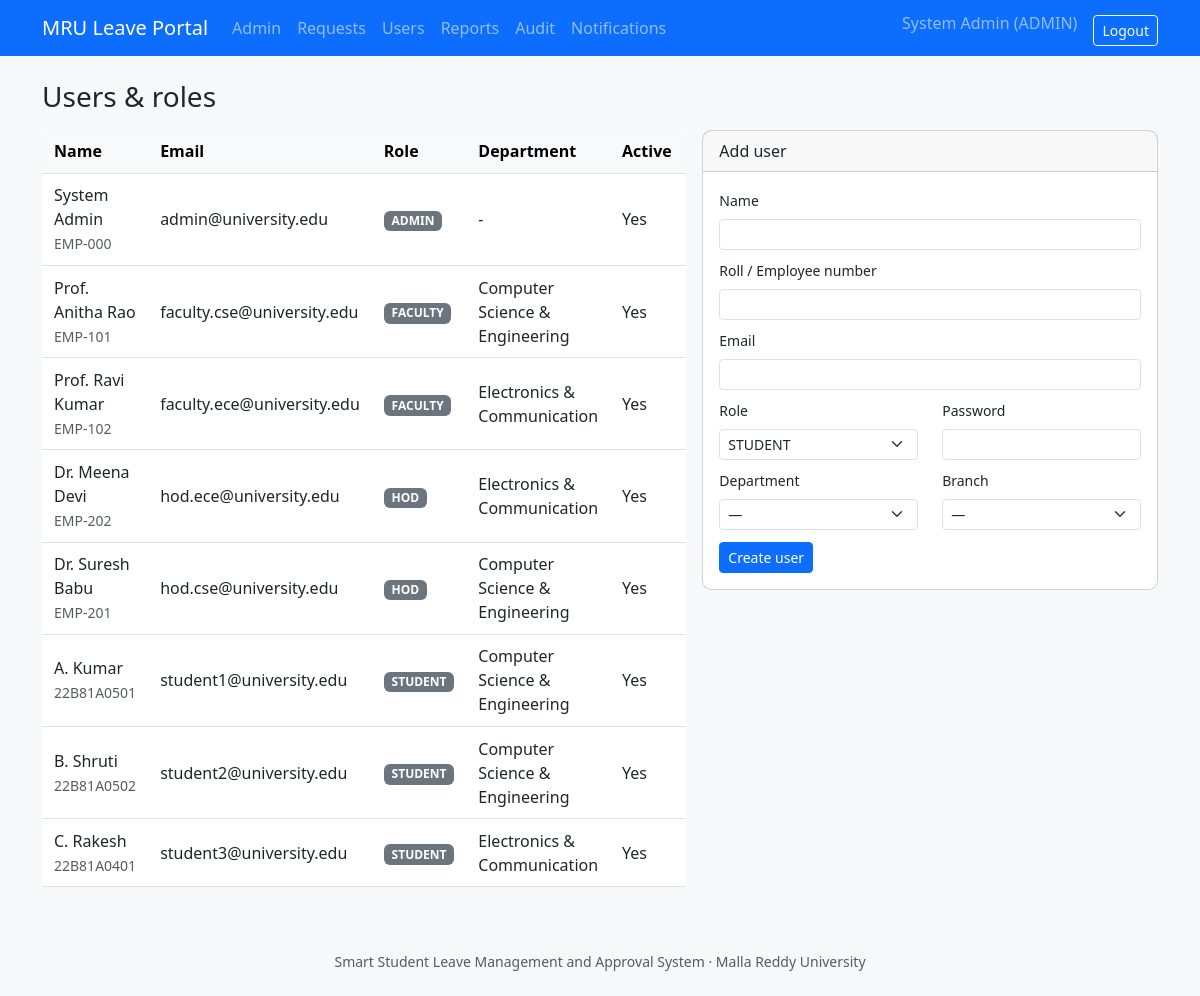
/admin/users (signed in), run on an earlier commit of the app's database.
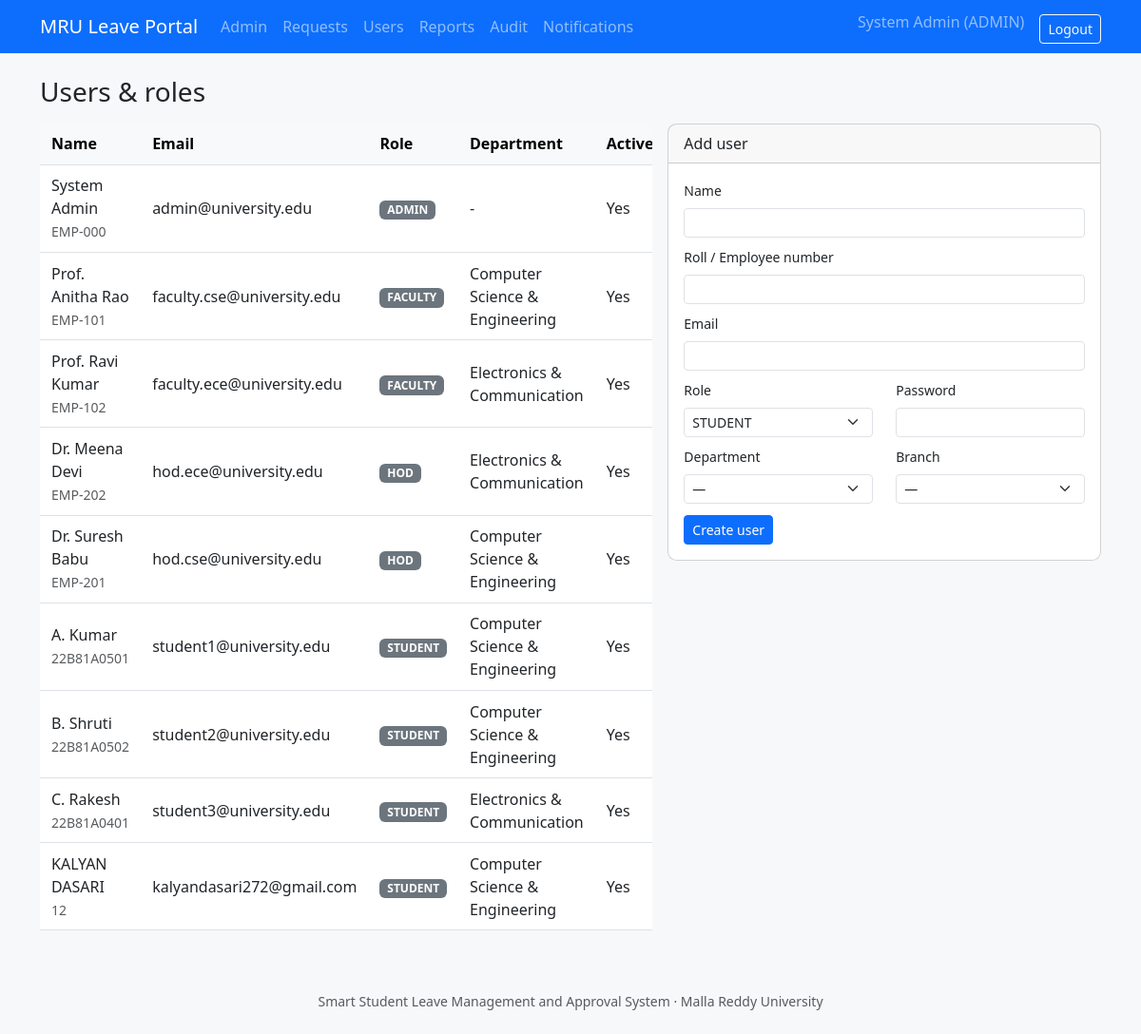
And on a later commit of the database.
### tables this page shows
CREATE TABLE users (
    id INTEGER PRIMARY KEY AUTOINCREMENT,
    name TEXT NOT NULL,
    roll_no TEXT,
    email TEXT NOT NULL COLLATE NOCASE UNIQUE,
    password_hash TEXT NOT NULL,
    role TEXT NOT NULL CHECK (role IN ('student', 'faculty', 'hod', 'admin')),
    department_id INTEGER REFERENCES departments(id),
    branch_id INTEGER REFERENCES branches(id),
    active INTEGER NOT NULL DEFAULT 1,
    created_at TEXT NOT NULL
);

CREATE TABLE departments (
    id INTEGER PRIMARY KEY AUTOINCREMENT,
    name TEXT NOT NULL,
    code TEXT NOT NULL UNIQUE,
    active INTEGER NOT NULL DEFAULT 1
);

### leave_management/admin_views.py (the view, shortened to what this page needs)
@bp.route("/users", methods=["GET", "POST"])
@roles_required("admin")
def users():
    rows = query(
        """SELECT u.*, d.name AS department_name, b.name AS branch_name
           FROM users u
           LEFT JOIN departments d ON d.id = u.department_id
           LEFT JOIN branches b ON b.id = u.branch_id
           ORDER BY u.active DESC, u.role, u.name"""
    )
    departments = query("SELECT * FROM departments WHERE active = 1 ORDER BY name")
    branches = query("SELECT * FROM branches WHERE active = 1 ORDER BY name")
    return render_template("admin/users.html", users=rows, departments=departments, branches=branches)

### leave_management/db.py (called while the page is built)
def get_db() -> sqlite3.Connection:
    if "db" not in g:
        g.db = sqlite3.connect(current_app.config["DATABASE"])
        g.db.row_factory = sqlite3.Row
        g.db.execute("PRAGMA foreign_keys = ON")
    return g.db

def query(sql: str, args=(), one: bool = False):
    cur = get_db().execute(sql, args)
    rows = cur.fetchall()
    cur.close()
    if one:
        return rows[0] if rows else None
    return rows

### leave_management/notify.py (called while the page is built)
def unread_count(user_id) -> int:
    row = query(
        "SELECT COUNT(*) AS n FROM notifications WHERE recipient_id = ? AND is_read = 0 AND channel = 'in_app'",
        (user_id,),
        one=True,
    )
    return row["n"] if row else 0

### leave_management/security.py (called while the page is built)
def load_user():
    user_id = session.get("user_id")
    g.user = None
    if user_id:
        g.user = query(
            """SELECT u.*, d.name AS department_name, b.name AS branch_name
               FROM users u
               LEFT JOIN departments d ON d.id = u.department_id
               LEFT JOIN branches b ON b.id = u.branch_id
               WHERE u.id = ? AND u.active = 1""",
            (user_id,),
            one=True,
        )
        if g.user is None:
            session.pop("user_id", None)

### templates/admin/users.html (shortened to what this page needs)
{% extends "base.html" %}
{% block content %}
<h3 class="mb-3">Users &amp; roles</h3>
<div class="row g-3">
  <div class="col-lg-7">
    <div class="table-responsive">
      <table class="table table-hover align-middle">
        <thead class="table-light">
          <tr><th>Name</th><th>Email</th><th>Role</th><th>Department</th><th>Active</th><th></th></tr>
        </thead>
        <tbody>
          {% for u in users %}
          <tr class="{{ '' if u.active else 'table-secondary' }}">
            <td>{{ u.name }}<br><small class="text-muted">{{ u.roll_no }}</small></td>
            <td>{{ u.email }}</td>
            <td><span class="badge bg-secondary">{{ u.role|upper }}</span></td>
            <td>{{ u.department_name or '-' }}</td>
            <td>{{ 'Yes' if u.active else 'No' }}</td>
            <td class="text-end">
            </td>
          </tr>
          {% endfor %}
        </tbody>
      </table>
    </div>
  </div>
  <div class="col-lg-5">
    <div class="card">
      <div class="card-header">Add user</div>
      <div class="card-body">
        <form method="post">
          <div class="mb-2">
            <label class="form-label small">Name</label>
            <input class="form-control form-control-sm" name="name" required minlength="3">
          </div>
          <div class="mb-2">
            <label class="form-label small">Roll / Employee number</label>
            <input class="form-control form-control-sm" name="roll_no">
          </div>
          <div class="mb-2">
            <label class="form-label small">Email</label>
            <input type="email" class="form-control form-control-sm" name="email" required>
          </div>
          <div class="row">
            <div class="col-6 mb-2">
              <label class="form-label small">Role</label>
              <select class="form-select form-select-sm" name="role">
                {% for r in ['student', 'faculty', 'hod', 'admin'] %}
                <option value="{{ r }}">{{ r|upper }}</option>
                {% endfor %}
              </select>
            </div>
            <div class="col-6 mb-2">
              <label class="form-label small">Password</label>
              <input type="password" class="form-control form-control-sm" name="password" required minlength="8">
            </div>
          </div>
          <div class="row">
            <div class="col-6 mb-2">
              <label class="form-label small">Department</label>
              <select class="form-select form-select-sm" name="department_id">
                <option value="">—</option>
              </select>
            </div>
            <div class="col-6 mb-2">
              <label class="form-label small">Branch</label>
              <select class="form-select form-select-sm" name="branch_id">
                <option value="">—</option>
              </select>
            </div>
          </div>
          <button class="btn btn-primary btn-sm mt-1">Create user</button>
        </form>
      </div>
    </div>
  </div>
</div>
{% endblock %}

### templates/base.html (shortened to what this page needs)
<!DOCTYPE html>
<html lang="en">
<head>
  <link href="https://cdn.jsdelivr.net/npm/bootstrap@5.3.0/dist/css/bootstrap.min.css" rel="stylesheet">
  <link href="{{ url_for('static', filename='styles.css') }}" rel="stylesheet">
</head>
<body>
<nav class="navbar navbar-expand-lg navbar-dark bg-primary no-print">
  <div class="container">
    <a class="navbar-brand" href="{{ url_for('main.dashboard') }}">MRU Leave Portal</a>
    <div class="collapse navbar-collapse" id="nav">
      <ul class="navbar-nav me-auto">
        {% if current_user %}
          {% if current_user.role == 'student' %}
            <li class="nav-item"><a class="nav-link" href="{{ url_for('student.dashboard') }}">Dashboard</a></li>
            <li class="nav-item"><a class="nav-link" href="{{ url_for('student.new_request') }}">Apply for Leave</a></li>
            <li class="nav-item"><a class="nav-link" href="{{ url_for('student.balances') }}">Leave Balance</a></li>
          {% elif current_user.role in ('faculty', 'hod') %}
            <li class="nav-item"><a class="nav-link" href="{{ url_for('review.dashboard') }}">Review Queue</a></li>
          {% elif current_user.role == 'admin' %}
            <li class="nav-item"><a class="nav-link" href="{{ url_for('admin.dashboard') }}">Admin</a></li>
            <li class="nav-item"><a class="nav-link" href="{{ url_for('review.dashboard') }}">Requests</a></li>
            <li class="nav-item"><a class="nav-link" href="{{ url_for('admin.users') }}">Users</a></li>
            <li class="nav-item"><a class="nav-link" href="{{ url_for('admin.reports') }}">Reports</a></li>
            <li class="nav-item"><a class="nav-link" href="{{ url_for('admin.audit_logs') }}">Audit</a></li>
          {% endif %}
          <li class="nav-item">
            <a class="nav-link" href="{{ url_for('main.notifications') }}">
              Notifications
            </a>
          </li>
        {% endif %}
      </ul>
      <ul class="navbar-nav">
        {% if current_user %}
          <li class="nav-item"><span class="navbar-text me-3">{{ current_user.name }} ({{ current_user.role|upper }})</span></li>
          <li class="nav-item">
            <form method="post" action="{{ url_for('auth.logout') }}" class="d-inline">
              <button class="btn btn-outline-light btn-sm mt-1">Logout</button>
            </form>
          </li>
        {% else %}
          <li class="nav-item"><a class="nav-link" href="{{ url_for('auth.login') }}">Login</a></li>
          <li class="nav-item"><a class="nav-link" href="{{ url_for('auth.register') }}">Register</a></li>
        {% endif %}
      </ul>
    </div>
  </div>
</nav>
<main class="container py-4">
  {% block content %}{% endblock %}
</main>
<footer class="text-center text-muted small py-4 no-print">
  Smart Student Leave Management and Approval System &middot; Malla Reddy University
</footer>
</body>
</html>

What changed in the data, as far as the page shows it:
added users: name "KALYAN DASARI", roll_no "12", email "kalyandasari272@gmail.com", role "STUDENT", name "Computer Science & Engineering", active "Yes"
